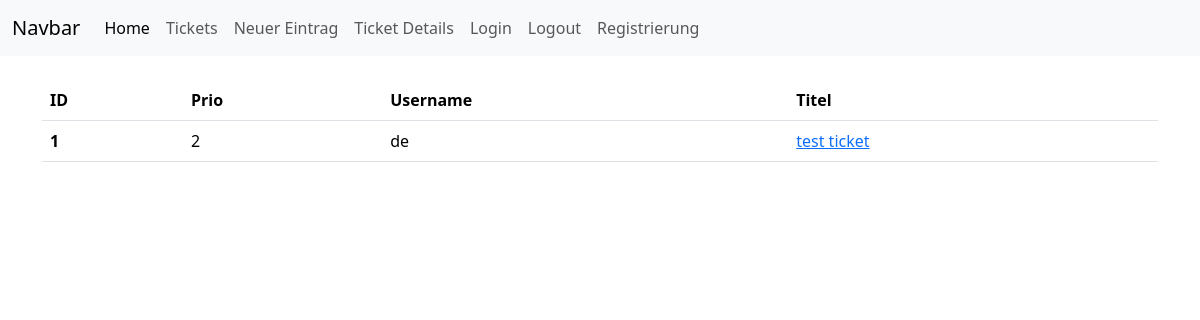
Screenshot of /tickets (signed in) with the database file from the repository.
### tables this page shows
CREATE TABLE items (id INTEGER PRIMARY KEY AUTOINCREMENT, title TEXT NOT NULL, content TEXT NOT NULL CHECK(LENGTH(content) >= 1024), priority INTEGER DEFAULT 2, created_by TEXT NOT NULL);

### routes.py (the view)
@app.route('/tickets')
def tickets():
    guard = require_login()
    if guard:
        return guard
    conn = get_db_connection()
    cur = conn.cursor()
    cur.execute("SELECT id, title, priority, created_by FROM items ORDER BY id DESC")
    dbitems = cur.fetchall()
    conn.close()
    return render_template('tickets.html', items=dbitems)

### routes.py (called while the page is built)
def get_db_connection():
    conn = sqlite3.connect(DB_PATH)
    conn.row_factory = sqlite3.Row
    return conn

def require_login():
    username = request.cookies.get("username")
    if not username:
        return redirect(url_for('login'))
    return None

### templates/tickets.html (shortened to what this page needs)
{% extends 'base.html' %}
{% block content %}
<div class="container mt-4">
  <table class="table">
  <thead>
    <tr>
      <th scope="col">ID</th>
      <th scope="col">Prio</th>
      <th scope="col">Username</th>
      <th scope="col">Titel</th>
    </tr>
  </thead>
  <tbody>
    {% for i in items %}
    <tr>
      <th scope="row">{{i.id}}</th>
      <td>{{i.priority}}</td>
      <td>{{i.created_by}}</td>
      <td><a href="{{ url_for('ticket_detail', item_id=i.id) }}">{{ i.title }}</a></td>
    </tr>
    {% endfor %}
    </tbody>
    </table>
  </body>
{% endblock %}

### rows the page displays
items: id "1", priority "2", created_by "de", title "test ticket"
